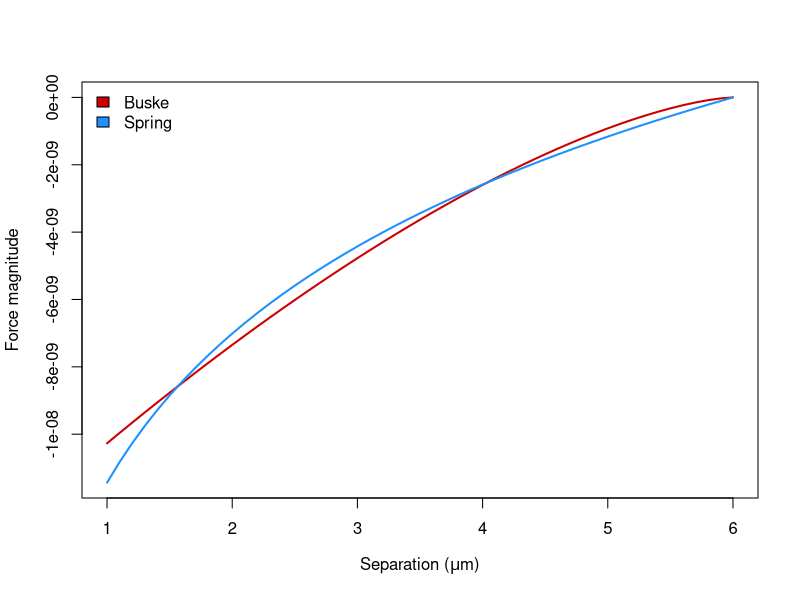

Here is the R script that generated this plot:
R1 = 3*10^-6
R2 = 3*10^-6
D=(4/3)*10^-3

iterations = 100
interval = c(1*10^-4, 1*10^-2)
error = c(0,0)

d12 = seq(1*10^-6,6*10^-6, by=10^-7)
BF = -sqrt((R1*R2)/(R1+R2))*((R1+R2-d12)^(3/2))/D

mu = interval[1]
SF = mu*(R1+R2)*log(1-(R1+R2-d12)/(R1+R2)) 
error[1] = sum(BF-SF)

mu = interval[2]
SF = mu*(R1+R2)*log(1-(R1+R2-d12)/(R1+R2)) 
error[2] = sum(BF-SF)


for (iter in seq(1,iterations,by=1)){
	
	mu = 0.5*sum(interval)
	SF = mu*(R1+R2)*log(1-(R1+R2-d12)/(R1+R2)) 
	errorCurrent = sum(BF-SF)

	if((errorCurrent<0)==(error[1]<0)){
		error[1]= errorCurrent
		interval[1] = mu
	}else{
		error[2]= errorCurrent
		interval[2] = mu
	}

}

mu = 0.5*sum(interval)
SF = mu*(R1+R2)*log(1-(R1+R2-d12)/(R1+R2)) 
print(paste("R1",R1))
print(paste("R2",R2))
print(paste("mu=",mu))
print(paste("L1 error=",sum(BF-SF)))

postscript("ForceLawComparison.eps",horizontal = FALSE, onefile = FALSE, paper = "special", width = 5, height = 5 )

plot(d12*10^6, BF, type='l', lwd=2, xlab=expression(paste("Separation (", mu, "m)",sep="")), 
	 ylab="Force magnitude", col="red3", ylim=c(min(c(SF,BF)),max(c(BF,SF))))

points(d12*10^6, SF, type='l', lwd=2, col="dodgerblue")

legend("topleft",legend=c("Buske","Spring"),fill=c("red3","dodgerblue"),bty='n')

dev.off()